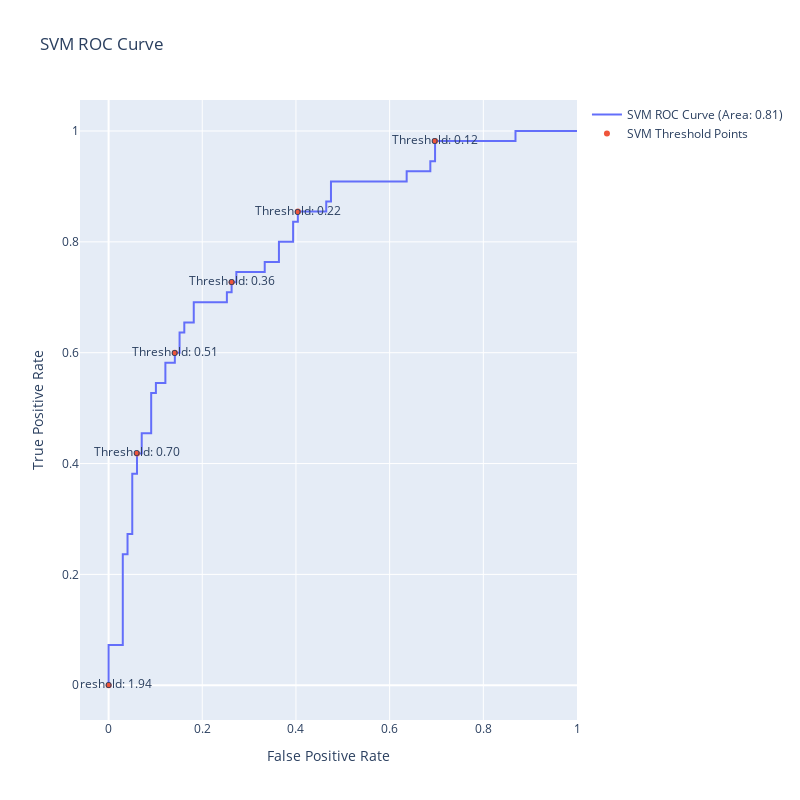

Notebook cell for this chart:
### Code cell
trace_0_svm = go.Scatter(x=fpr_svm,
                         y=tpr_svm,
                         mode='lines',
                         name=f'SVM ROC Curve (Area: {roc_auc_svm:.2f})')

indices_svm = np.arange(len(thresh_svm)) % 10 == 0

trace_1_svm = go.Scatter(x=fpr_svm[indices_svm],
                         y=tpr_svm[indices_svm],
                         mode='markers+text',
                         name='SVM Threshold Points',
                         text=[f"Threshold: {t:.2f}" for t in thresh_svm[indices_svm]])

fig_svm = go.Figure(data=[trace_0_svm, trace_1_svm])

fig_svm.update_layout(
    title="SVM ROC Curve",
    xaxis=dict(title="False Positive Rate"),
    yaxis=dict(title="True Positive Rate"),
    width=800,
    height=800,
)

# Show plot
fig_svm.show()

### Figure 1 — Plotly figure (JSON) as saved in the notebook; plotly's stock layout.template omitted (floating-point values rounded to 4 significant figures)
{"data": [{"mode": "lines", "name": "SVM ROC Curve (Area: 0.81)", "type": "scatter", "x": [0, 0, 0, 0.0303, 0.0303, 0.0404, 0.0404, 0.05051, 0.05051, 0.06061, 0.06061, 0.07071, 0.07071, 0.09091, 0.09091, 0.101, 0.101, 0.1212, 0.1212, 0.1414, 0.1414, 0.1515, 0.1515, 0.1616, 0.1616, 0.1818, 0.1818, 0.2525, 0.2525, 0.2626, 0.2626, 0.2727, 0.2727, 0.3333, 0.3333, 0.3636, 0.3636, 0.3939, 0.3939, 0.404, 0.404, 0.4646, 0.4646, 0.4747, 0.4747, 0.6364, 0.6364, 0.6869, 0.6869, 0.697, 0.697, 0.8687, 0.8687, 1], "y": [0, 0.01818, 0.07273, 0.07273, 0.2364, 0.2364, 0.2727, 0.2727, 0.3818, 0.3818, 0.4182, 0.4182, 0.4545, 0.4545, 0.5273, 0.5273, 0.5455, 0.5455, 0.5818, 0.5818, 0.6, 0.6, 0.6364, 0.6364, 0.6545, 0.6545, 0.6909, 0.6909, 0.7091, 0.7091, 0.7273, 0.7273, 0.7455, 0.7455, 0.7636, 0.7636, 0.8, 0.8, 0.8364, 0.8364, 0.8545, 0.8545, 0.8727, 0.8727, 0.9091, 0.9091, 0.9273, 0.9273, 0.9455, 0.9455, 0.9818, 0.9818, 1, 1]}, {"mode": "markers+text", "name": "SVM Threshold Points", "text": ["Threshold: 1.94", "Threshold: 0.70", "Threshold: 0.51", "Threshold: 0.36", "Threshold: 0.22", "Threshold: 0.12"], "type": "scatter", "x": [0, 0.06061, 0.1414, 0.2626, 0.404, 0.697], "y": [0, 0.4182, 0.6, 0.7273, 0.8545, 0.9818]}], "layout": {"height": 800, "title": {"text": "SVM ROC Curve"}, "width": 800, "xaxis": {"title": {"text": "False Positive Rate"}}, "yaxis": {"title": {"text": "True Positive Rate"}}}}
